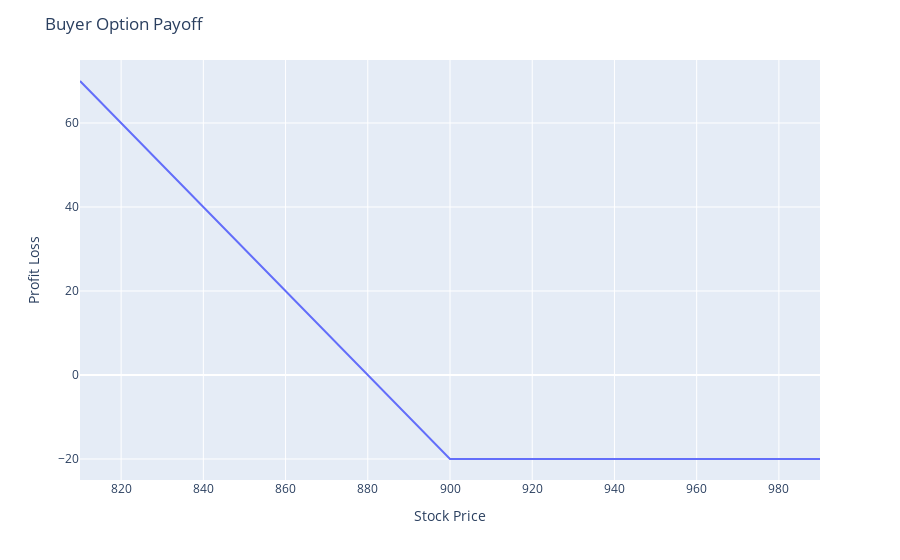

Notebook cell for this chart:
### Markdown cell above
### Put Option Buyer Payoff

### Code cell
buyer_payoff = payoff(sT, stock_price, cost)

fig = px.line(x = sT, y = buyer_payoff)
fig.update_layout(title='Buyer Option Payoff',xaxis_title='Stock Price', yaxis_title = 'Profit Loss')
fig.show()

### Figure 1 — Plotly figure (JSON) as saved in the notebook; plotly's stock layout.template omitted (floating-point values rounded to 4 significant figures; data arrays with more than 128 entries replaced by an {"elided": "..."} marker saying what was removed)
{"data": [{"hovertemplate": "x=%{x}<br>y=%{y}<extra></extra>", "legendgroup": "", "line": {"color": "#636efa", "dash": "solid"}, "marker": {"symbol": "circle"}, "mode": "lines", "name": "", "orientation": "v", "showlegend": false, "type": "scatter", "x": {"elided": "181 int values"}, "xaxis": "x", "y": {"elided": "181 int values"}, "yaxis": "y"}], "layout": {"legend": {"tracegroupgap": 0}, "margin": {"t": 60}, "title": {"text": "Buyer Option Payoff"}, "xaxis": {"anchor": "y", "domain": [0, 1], "title": {"text": "Stock Price"}}, "yaxis": {"anchor": "x", "domain": [0, 1], "title": {"text": "Profit Loss"}}}}
